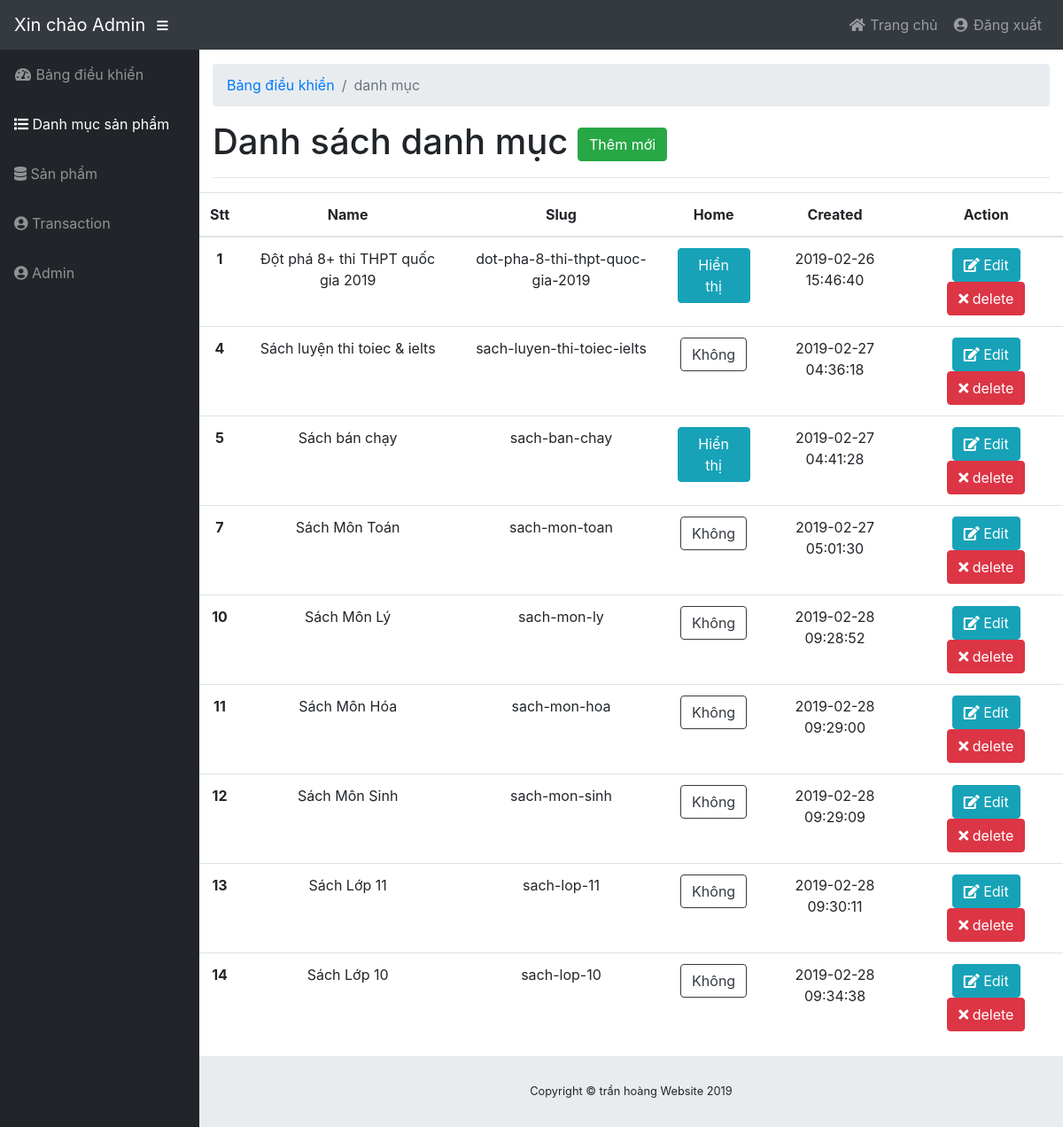
Page /admin/modules/category/index.php (signed in) on the committed database.
### tables this page shows
CREATE TABLE `category` (
  `id` int(11) NOT NULL,
  `name` varchar(255) DEFAULT NULL,
  `slug` varchar(255) DEFAULT NULL,
  `images` varchar(255) DEFAULT NULL,
  `home` tinyint(4) DEFAULT '0',
  `status` tinyint(4) NOT NULL DEFAULT '1',
  `created_at` timestamp NOT NULL DEFAULT CURRENT_TIMESTAMP,
  `update_at` timestamp NOT NULL DEFAULT CURRENT_TIMESTAMP ON UPDATE CURRENT_TIMESTAMP
);

### libraries/Function.php (called while the page is built, shortened)
<?php
    function base_url()
    {
        return $url  = "http://localhost/muasach/";
    }
    function modules($url)
    {
        return base_url() . "admin/modules/" .$url ;
    }
 ?>

### libraries/Database.php (called while the page is built, shortened)
<?php
    class Database
    {
        public $link;
        public function __construct()
        {
            $this->link = mysqli_connect("localhost","Dungpitter","Dung1004","muasach") or die ();
            mysqli_set_charset($this->link,"utf8");
        }
         public function fetchAll($table)
        {
            $sql = "SELECT * FROM {$table} WHERE 1" ;
            $result = mysqli_query($this->link,$sql) or die("Lỗi Truy Vấn fetchAll " .mysqli_error($this->link));
            $data = [];
            if( $result)
            {
                while ($num = mysqli_fetch_assoc($result))
                {
                    $data[] = $num;
                }
            }
            return $data;
        }
    }
?>

### admin/autoload/autoload.php (called while the page is built, shortened)
<?php
	require_once __DIR__. "/../../libraries/Database.php";
	require_once __DIR__. "/../../libraries/Function.php";
    $db = new Database;
 ?>

### admin/modules/category/index.php (the view, shortened to what this page needs)
<?php
      $open = "category";
       require_once __DIR__. "/../../autoload/autoload.php";
       $category = $db->fetchAll("category");
?>
<!DOCTYPE html>
<html lang="en">
        <?php require_once __DIR__. "/../../layouts/head_link.php"; ?>
    <body id="page-top">
        <?php include ("../../layouts/header.php"); ?>
        <div id="wrapper">
        <?php require_once __DIR__. "/../../layouts/sidebar.php"; ?>
            <div id="content-wrapper">
                <div class="container-fluid">
                    <ol class="breadcrumb">
                        <li class="breadcrumb-item">
                            <a href="<?= base_url() ?>admin">Bảng điều khiển</a>
                        </li>
                        <li class="breadcrumb-item active">danh mục</li>
                    </ol>
                    <h1>Danh sách danh mục
                    <a href="add.php" class="btn btn-success">Thêm mới</a>
                </h1>
                    <hr>
                </div>
                <div class="row">
                    <div class="col-md-12">
                        <table class="table text-center">
                          <thead>
                            <tr>
                              <th scope="col">Stt</th>
                              <th scope="col">Name</th>
                              <th scope="col">Slug</th>
                              <th scope="col">Home</th>
                              <th scope="col">Created</th>
                              <th scope="col">Action</th>
                            </tr>
                          </thead>
                          <tbody>
                            <?php foreach ($category as $value) { ?>
                            <tr>
                              <th scope="row"><?= $value['id'] ?></th>
                              <td><?= $value['name'] ?></td>
                              <td><?= $value['slug'] ?></td>
                              <td>
                                <a class="btn <?= $value['home'] == 1 ? "btn-info" : "btn-outline-dark" ?>" href="home.php?id=<?= $value['id'] ?>">
                                  <?= $value['home'] == 1 ? "Hiển thị" : "Không" ?>
                                </a>
                              </td>
                              <td><?= $value['created_at'] ?></td>
                              <td>
                                  <a href="edit.php?id=<?= $value['id'] ?>" class="btn btn-info"><i class="fa fa-edit"></i> Edit</a>
                                  <a href="delete.php?id=<?= $value['id'] ?>" class="btn btn-danger"><i class="fa fa-times"></i> delete</a>
                              </td>
                            </tr>
                            <?php } ?>
                          </tbody>
                        </table>
                    </div>
                </div>
            </div>
                <?php require_once __DIR__. "/../../layouts/footer.php"; ?>
        </div>
    </body>
</html>

### admin/layouts/head_link.php (shortened to what this page needs)
 <head>
    <link href="/muasach/public/admin/vendor/fontawesome-free/css/all.min.css" rel="stylesheet" type="text/css">
    <link href="/muasach/public/admin/vendor/datatables/dataTables.bootstrap4.css" rel="stylesheet">
    <link href="/muasach/public/admin/css/sb-admin.css" rel="stylesheet">
</head>

### admin/layouts/header.php
<nav class="navbar navbar-expand navbar-dark bg-dark static-top">
            <a class="navbar-brand mr-1" href="<?= base_url() ?>admin">Xin chào Admin</a>
            <button class="btn btn-link btn-sm text-white order-1 order-sm-0" id="sidebarToggle" href="#">
            <i class="fas fa-bars"></i>
            </button>
            <ul class="navbar-nav ml-auto">
                <li class="nav-item dropdown no-arrow">
                    <a class="nav-link dropdown-toggle" href="<?= base_url() ?>" >
                    <i class="fas fa-home fa-fw"></i>
                    Trang chủ
                    </a>
                </li>
                <li class="nav-item dropdown no-arrow">
                    <a class="nav-link " href="<?= base_url() ?>login/dang-xuat.php" >
                    <i class="fas fa-user-circle fa-fw"></i>
                    Đăng xuất
                    </a>
                </li>
            </ul>
        </nav>

### admin/layouts/sidebar.php
<ul class="sidebar navbar-nav">
    <li class="nav-item">
        <a class="nav-link" href="<?= base_url() ?>admin">
        <i class="fas fa-fw fa-tachometer-alt"></i>
        <span>Bảng điều khiển</span>
        </a>
    </li>
     <li class="nav-item <?= isset($open) && $open == 'category' ? 'active' : '' ?>">
        <a class="nav-link" href="<?= modules("category") ?>">
        <i class="fa fa-list"></i>
        <span>Danh mục sản phẩm</span>
        </a>
    </li>
    <li class="nav-item <?= isset($open) && $open == 'product' ? 'active' : '' ?>">
        <a class="nav-link" href="<?= modules("product") ?>">
        <i class="fa fa-database"></i>
        <span>Sản phẩm</span>
        </a>
    </li>
     <li class="nav-item <?= isset($open) && $open == 'tran' ? 'active' : '' ?>">
        <a class="nav-link" href="<?= modules("tran") ?>">
        <i class="fa fa-user-circle"></i>
        <span>Transaction</span>
        </a>
    </li>
    <li class="nav-item <?= isset($open) && $open == 'admin' ? 'active' : '' ?>">
        <a class="nav-link" href="<?= modules("admin") ?>">
        <i class="fa fa-user-circle"></i>
        <span>Admin</span>
        </a>
    </li>
</ul>

### admin/layouts/footer.php
 <footer class="sticky-footer">
    <div class="container my-auto">
        <div class="copyright text-center my-auto">
            <span>Copyright © trần hoàng Website 2019</span>
        </div>
    </div>
</footer>

### rows in the picture
category: id "1", name "Đột phá 8+ thi THPT quốc gia 2019", slug "dot-pha-8-thi-thpt-quoc-gia-2019", home "Hiển thị", created_at "2019-02-26 15:46:40"
category: id "4", name "Sách luyện thi toiec & ielts", slug "sach-luyen-thi-toiec-ielts", home "Không", created_at "2019-02-27 04:36:18"
category: id "5", name "Sách bán chạy", slug "sach-ban-chay", home "Hiển thị", created_at "2019-02-27 04:41:28"
category: id "7", name "Sách Môn Toán", slug "sach-mon-toan", home "Không", created_at "2019-02-27 05:01:30"
category: id "10", name "Sách Môn Lý", slug "sach-mon-ly", home "Không", created_at "2019-02-28 09:28:52"
category: id "11", name "Sách Môn Hóa", slug "sach-mon-hoa", home "Không", created_at "2019-02-28 09:29:00"
category: id "12", name "Sách Môn Sinh", slug "sach-mon-sinh", home "Không", created_at "2019-02-28 09:29:09"
category: id "13", name "Sách Lớp 11", slug "sach-lop-11", home "Không", created_at "2019-02-28 09:30:11"
category: id "14", name "Sách Lớp 10", slug "sach-lop-10", home "Không", created_at "2019-02-28 09:34:38"
